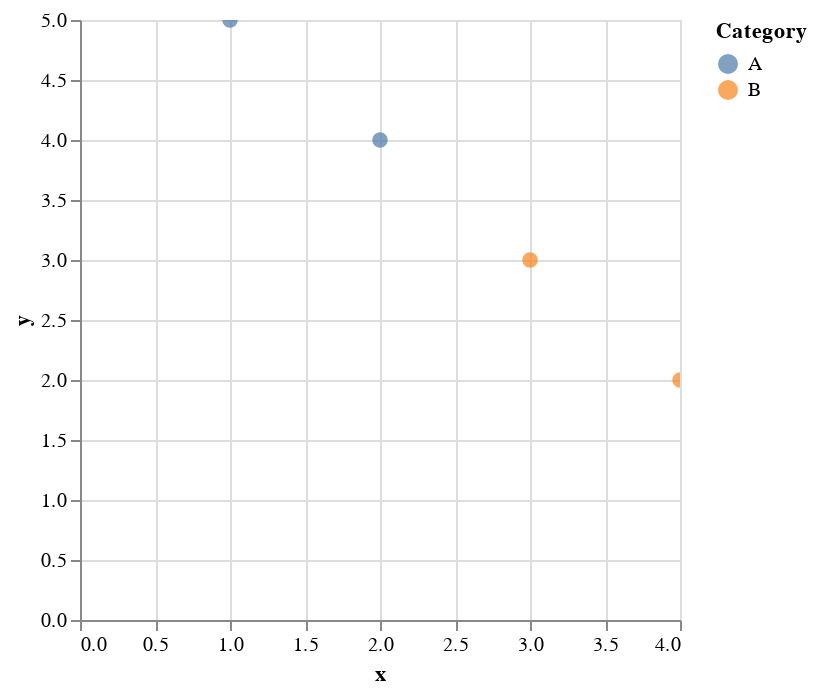

Notebook code for this chart:
### Code cell
import altair as alt
import pandas as pd

data = pd.DataFrame({
  'x' : [1, 2, 3, 4],
  'y' : [5, 4 , 3 , 2],
  'Category' : ['A', 'A', 'B', 'B']
})


scatter_plot = alt.Chart(data).mark_circle(size=60).encode(
  x = 'x' ,
  y = 'y' ,
  color = 'Category',
  tooltip = ['x', 'y', 'Category']
).interactive()


scatter_plot.show()

### Figure 1 — Vega-Lite specification as saved in the notebook (floating-point values rounded to 4 significant figures)
{"config": {"view": {"continuousWidth": 300, "continuousHeight": 300}}, "data": {"name": "data-617c5b6a1abf5ceef2bc43b1fce379f5"}, "mark": {"type": "circle", "size": 60}, "encoding": {"color": {"field": "Category", "type": "nominal"}, "tooltip": [{"field": "x", "type": "quantitative"}, {"field": "y", "type": "quantitative"}, {"field": "Category", "type": "nominal"}], "x": {"field": "x", "type": "quantitative"}, "y": {"field": "y", "type": "quantitative"}}, "params": [{"name": "param_8", "select": {"type": "interval", "encodings": ["x", "y"]}, "bind": "scales"}], "$schema": "https://vega.github.io/schema/vega-lite/v5.20.1.json", "datasets": {"data-617c5b6a1abf5ceef2bc43b1fce379f5": [{"x": 1, "y": 5, "Category": "A"}, {"x": 2, "y": 4, "Category": "A"}, {"x": 3, "y": 3, "Category": "B"}, {"x": 4, "y": 2, "Category": "B"}]}}
